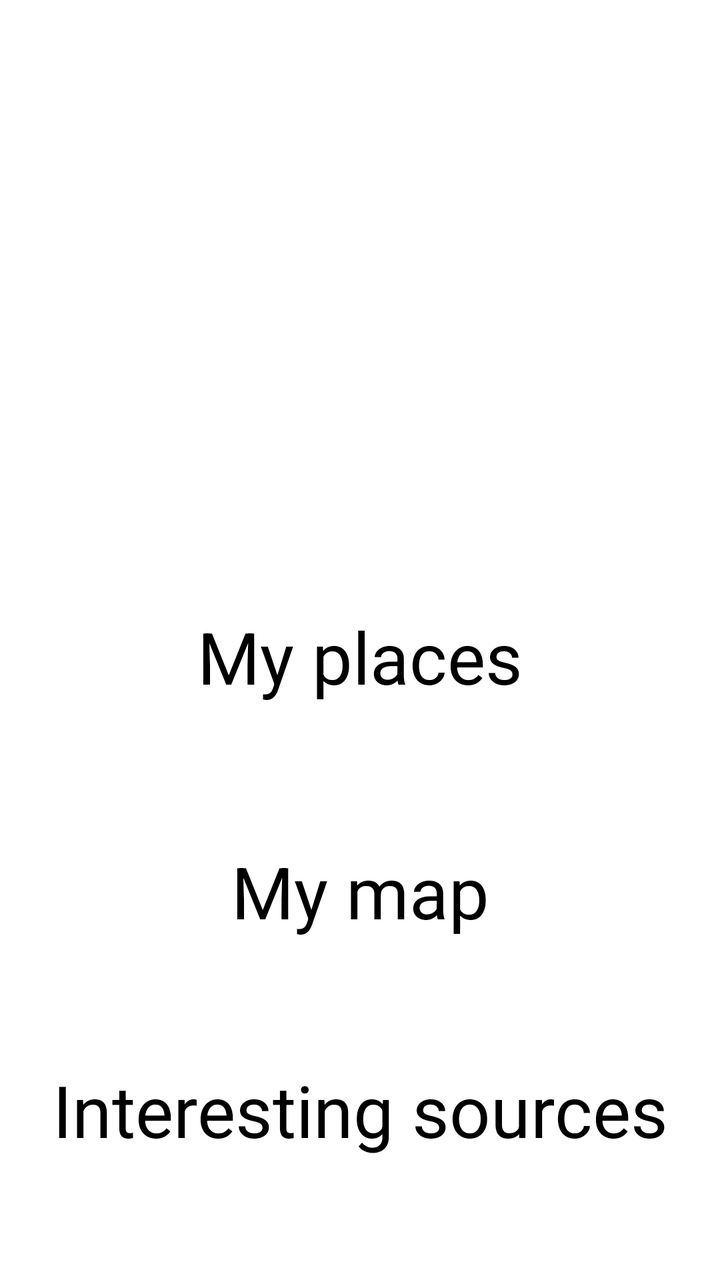
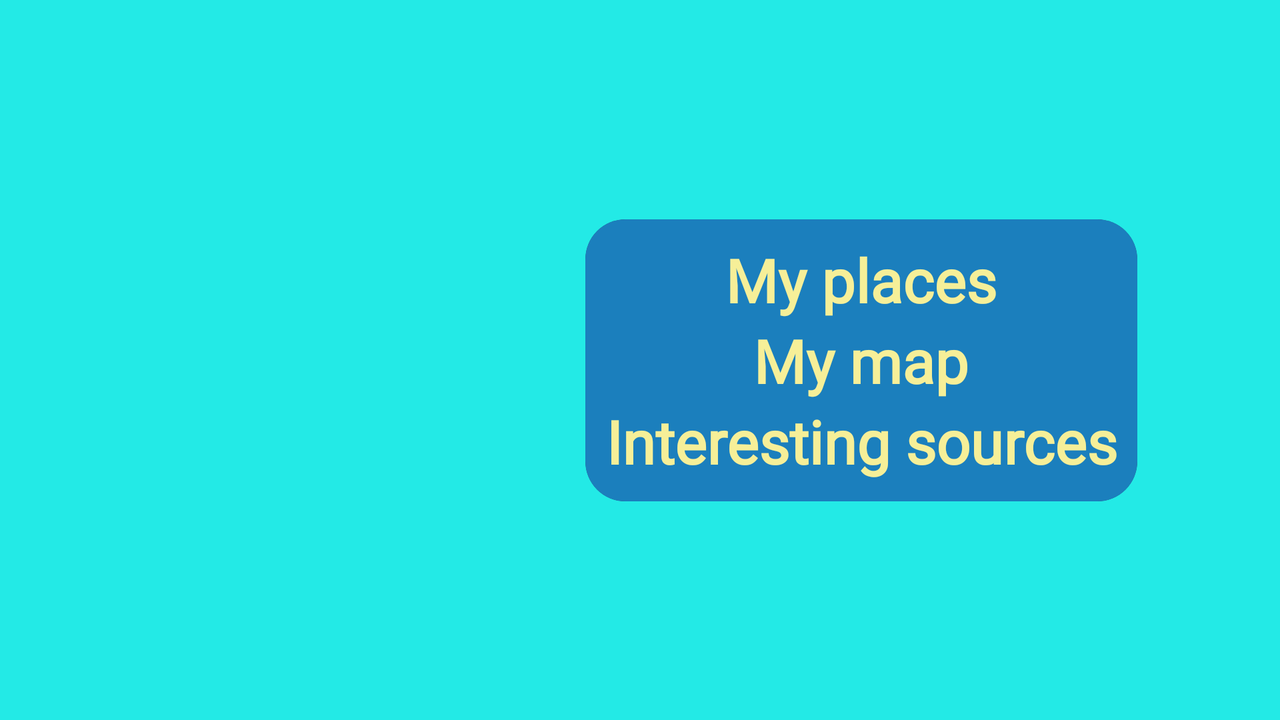

First picture: res/layout/ on a phone held upright. Second picture: the repository's own variant of that layout, on a device whose configuration matches the variant's folder. Source for both follows.
<!-- AndroidManifest.xml: application theme GustTheme -->
<!-- res/layout/home_fragment.xml -->
<?xml version="1.0" encoding="utf-8"?>
<layout xmlns:tools="http://schemas.android.com/tools"
    xmlns:android="http://schemas.android.com/apk/res/android"
    xmlns:app="http://schemas.android.com/apk/res-auto">

    <androidx.constraintlayout.widget.ConstraintLayout
        android:layout_width="match_parent"
        android:layout_height="match_parent"
        android:orientation="vertical">

        <ImageView
            android:id="@+id/imageView2"
            android:layout_width="150dp"
            android:layout_height="150dp"
            android:layout_marginTop="16dp"
            android:layout_marginBottom="16dp"
            android:contentDescription="@string/descr_wind_icon"
            app:layout_constraintBottom_toTopOf="@+id/text_my_places"
            app:layout_constraintEnd_toEndOf="parent"
            app:layout_constraintStart_toStartOf="parent"
            app:layout_constraintTop_toTopOf="parent"
            app:srcCompat="@drawable/wind_icon" />

        <TextView
            android:id="@+id/text_my_places"
            android:layout_width="wrap_content"
            android:layout_height="wrap_content"
            android:layout_marginBottom="8dp"
            android:text="@string/my_locations"
            android:textSize="@dimen/Title"
            app:layout_constraintBottom_toTopOf="@+id/text_my_map"
            app:layout_constraintEnd_toEndOf="parent"
            app:layout_constraintStart_toStartOf="parent"
            app:layout_constraintTop_toBottomOf="@+id/imageView2" />

        <TextView
            android:id="@+id/text_my_map"
            android:layout_width="wrap_content"
            android:layout_height="wrap_content"
            android:text="@string/my_map"
            android:textSize="@dimen/Title"
            app:layout_constraintBottom_toTopOf="@+id/text_interesting_resources"
            app:layout_constraintEnd_toEndOf="parent"
            app:layout_constraintStart_toStartOf="parent"
            app:layout_constraintTop_toBottomOf="@+id/text_my_places" />

        <TextView
            android:id="@+id/text_interesting_resources"
            android:layout_width="wrap_content"
            android:layout_height="wrap_content"
            android:text="@string/other_resources"
            android:textSize="@dimen/Title"
            app:layout_constraintBottom_toBottomOf="parent"
            app:layout_constraintEnd_toEndOf="parent"
            app:layout_constraintStart_toStartOf="parent"
            app:layout_constraintTop_toBottomOf="@+id/text_my_map" />

    </androidx.constraintlayout.widget.ConstraintLayout>
</layout>
<!-- resources referenced by this layout -->
<resources>
  <dimen name="Title">36sp</dimen>
  <!-- drawable wind_icon: png bitmap (drawable, 20851 bytes) -->
  <string name="descr_wind_icon">Image of wind</string>
  <string name="my_locations">My places</string>
  <string name="my_map">My map</string>
  <string name="other_resources">Interesting sources</string>
</resources>
<!-- res/layout-land/home_fragment.xml (the repository's variant of the layout above) -->
<!-- drawn on the phone turned sideways -->
<?xml version="1.0" encoding="utf-8"?>
<layout xmlns:tools="http://schemas.android.com/tools"
    xmlns:android="http://schemas.android.com/apk/res/android"
    xmlns:app="http://schemas.android.com/apk/res-auto">

    <androidx.constraintlayout.widget.ConstraintLayout
        android:layout_width="match_parent"
        android:layout_height="match_parent"
        android:background="@color/colorLightBlue"
        android:orientation="vertical">

        <ImageView
            android:id="@+id/imageView2"
            android:layout_width="150dp"
            android:layout_height="150dp"
            android:contentDescription="@string/descr_wind_icon"
            app:layout_constraintBottom_toBottomOf="parent"
            app:layout_constraintEnd_toStartOf="@+id/cardView"
            app:layout_constraintStart_toStartOf="parent"
            app:layout_constraintTop_toTopOf="parent"
            app:srcCompat="@drawable/logo" />

        <androidx.cardview.widget.CardView
            android:id="@+id/cardView"
            android:layout_width="wrap_content"
            android:layout_height="wrap_content"
            android:background="@color/colorDarkBlue"
            android:textAlignment="center"
            app:cardCornerRadius="20dp"
            app:cardElevation="8dp"
            app:cardPreventCornerOverlap="false"
            app:layout_constraintBottom_toBottomOf="parent"
            app:layout_constraintEnd_toEndOf="parent"
            app:layout_constraintStart_toEndOf="@+id/imageView2"
            app:layout_constraintTop_toTopOf="parent">

            <LinearLayout
                android:id="@+id/linearLayout2"
                android:layout_width="wrap_content"
                android:layout_height="wrap_content"
                android:background="@color/colorDarkBlue"
                android:gravity="center"
                android:orientation="vertical"
                android:padding="@dimen/title_padding"
                android:textAlignment="center">

                <TextView
                    android:id="@+id/text_my_places"
                    style="@style/bigText"
                    android:layout_width="wrap_content"
                    android:layout_height="wrap_content"
                    android:layout_marginTop="@dimen/margin_cardview_options"
                    android:layout_marginBottom="@dimen/margin_cardview_options"
                    android:fontFamily="@font/quicksand"
                    android:text="@string/my_locations"
                    android:textAlignment="center"
                    android:textColor="@color/colorSand"
                    android:textSize="30sp"
                    android:textStyle="bold" />

                <TextView
                    android:id="@+id/text_my_map"
                    style="@style/bigText"
                    android:layout_width="wrap_content"
                    android:layout_height="wrap_content"
                    android:layout_marginTop="@dimen/margin_cardview_options"
                    android:layout_marginBottom="@dimen/margin_cardview_options"
                    android:fontFamily="@font/quicksand"
                    android:text="@string/my_map"
                    android:textAlignment="center"
                    android:textColor="@color/colorSand"
                    android:textSize="30sp"
                    android:textStyle="bold" />

                <TextView
                    android:id="@+id/text_interesting_resources"
                    style="@style/bigText"
                    android:layout_width="wrap_content"
                    android:layout_height="wrap_content"
                    android:layout_marginTop="@dimen/margin_cardview_options"
                    android:layout_marginBottom="@dimen/margin_cardview_options"
                    android:fontFamily="@font/quicksand"
                    android:text="@string/other_resources"
                    android:textAlignment="center"
                    android:textColor="@color/colorSand"
                    android:textSize="30sp"
                    android:textStyle="bold" />
            </LinearLayout>
        </androidx.cardview.widget.CardView>

    </androidx.constraintlayout.widget.ConstraintLayout>
</layout>
<!-- resources referenced by the variant -->
<!-- as the phone turned sideways resolves them -->
<resources>
  <color name="colorDarkBlue">#1B7FBD</color>
  <color name="colorLightBlue">#23EAE6</color>
  <color name="colorSand">#F6EF98</color>
  <dimen name="title_padding">10dp</dimen>
  <!-- drawable logo: png bitmap (drawable, 10843 bytes) -->
  <string name="descr_wind_icon">Image of wind</string>
  <string name="my_locations">My places</string>
  <string name="my_map">My map</string>
  <string name="other_resources">Interesting sources</string>
  <style name="bigText">
          <item name="android:fontFamily">@font/quicksand</item>
          <item name="android:textSize">30sp</item>
          <item name="android:gravity">center|center_horizontal</item>
      </style>
</resources>
